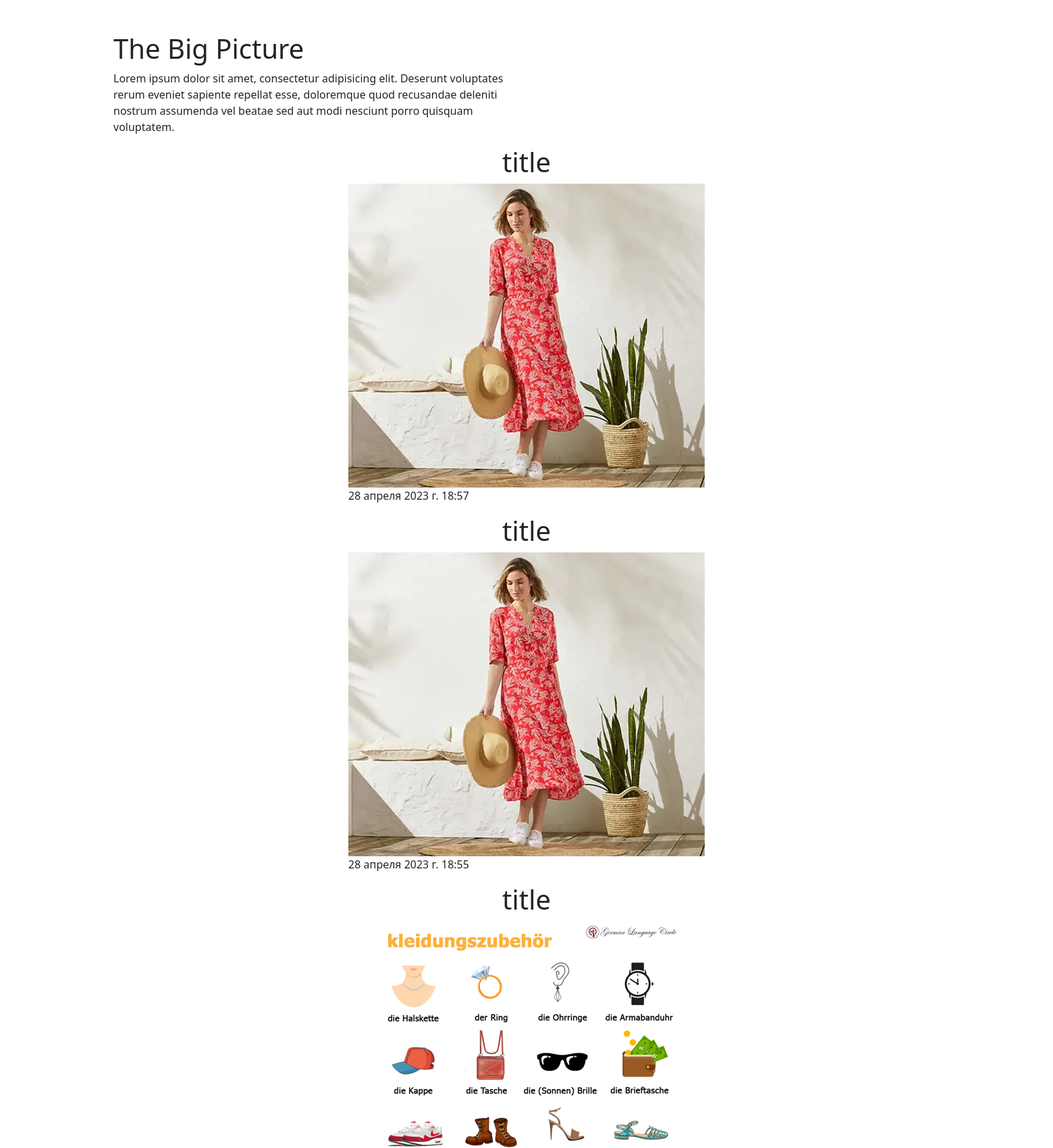
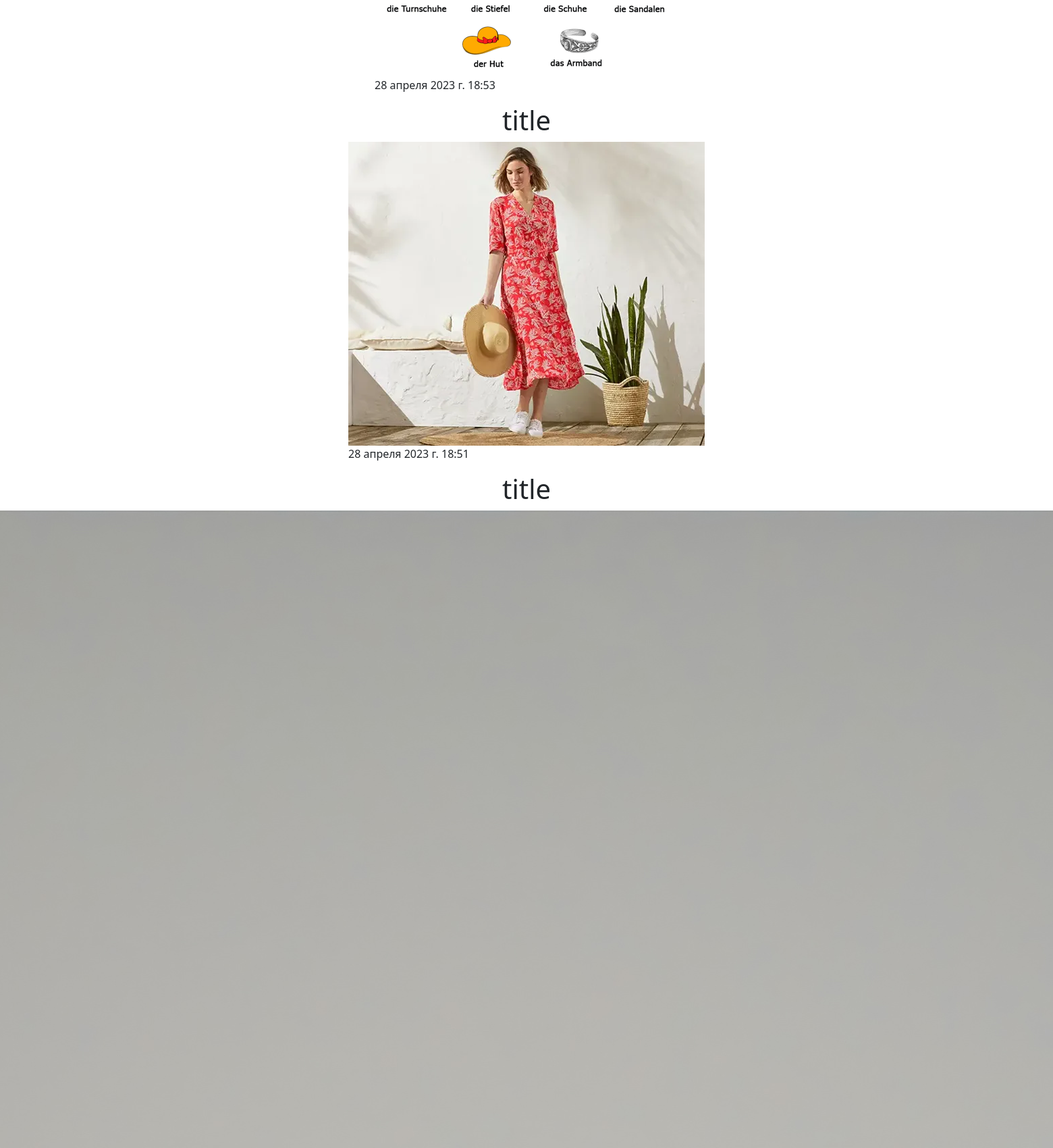
Page /files/images/ (upper part) on the committed database (2 pictures, top to bottom).
### playerApp/models.py (models this page shows, shortened)
class ImagesField(models.Model):
    user = models.ForeignKey(User, on_delete=models.CASCADE)
    title = models.CharField(max_length=180)
    timeIn = models.DateTimeField(auto_now_add=True)
    photo = models.ImageField(upload_to='images', null=True, blank=True, default='images/default/default.png')
    def __str__(self):
        return self.title

### playerApp/views.py (the view)
# urls.py: path('images/', ImagesFieldView.as_view(), name='imagesField'),
class ImagesFieldView(ListView):
    model = ImagesField
    ordering = '-timeIn'
    template_name = 'viewsHTML/imagesField.html'
    context_object_name = 'imagesField'

### templates/viewsHTML/imagesField.html
{% extends 'flatpages/default.html' %}
{% block content %}
{% for item in imagesField %}
<h1 style="text-align: center">{{ item }}</h1>
{% if item.photo %}
<div style="display: flex;justify-content: center">
    <div>
        <img src="{{ item.photo.url }}">
        <p>{{ item.timeIn }}</p>
    </div>
</div>
{% endif %}
{% endfor %}
{% endblock content %}

### rows in the picture
ImagesField: title "title", photo (picture), timeIn "28 апреля 2023 г. 18:57"
ImagesField: title "title", photo (picture), timeIn "28 апреля 2023 г. 18:55"
ImagesField: title "title", photo (picture), timeIn "28 апреля 2023 г. 18:53"
ImagesField: title "title", photo (picture), timeIn "28 апреля 2023 г. 18:51"
ImagesField: title "title", photo (picture)
